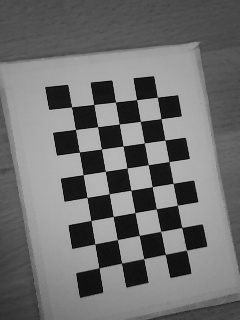
#> input picture Nicla Vision Calibration/calibration_images/frame_15.jpg, 240 x 320 px; its folder holds only this picture in this run
$ python camera_calibration.py
#> lines starting #> are read from the running program, lines starting #| are printed output that depends on the picture; long printed decimals are rounded
# Camera calibration from OpenCV: https://docs.opencv.org/4.x/dc/dbb/tutorial_py_calibration.html

import numpy as np
import cv2 as cv
import os


def load_images(file_path):
#> called with file_path = 'calibration_images'
    images_path = [os.path.join(file_path, file) for file in sorted(os.listdir(file_path)) if file.endswith('.jpg')]
    images = [cv.imread(image_path) for image_path in images_path]
#> images = 1 item
    return images


def get_obj_img_points(criteria, calibration_pattern_size):

    # prepare object points, like (0,0,0), (1,0,0), (2,0,0) ....,(6,5,0)
    objp = np.zeros((calibration_pattern_size[0]*calibration_pattern_size[1],3), np.float32)
    objp[:,:2] = np.mgrid[0:calibration_pattern_size[0],0:calibration_pattern_size[1]].T.reshape(-1,2)

    chessboard_squares_size_mm = 20
    objp = objp * chessboard_squares_size_mm

    # Arrays to store object points and image points from all the images.
    objpoints = [] # 3d point in real world space
    imgpoints = [] # 2d points in image plane.

    file_path = "calibration_images"
    images = load_images(file_path)
#> images = 1 item

    for image in images:
        gray = cv.cvtColor(image, cv.COLOR_BGR2GRAY)

        # Find the chess board corners
        ret, corners = cv.findChessboardCorners(gray, calibration_pattern_size, None)

        # If found, add object points, image points (after refining them)
        if ret == True:
            objpoints.append(objp)

            corners2 = cv.cornerSubPix(gray,corners, (11,11), (-1,-1), criteria)
            imgpoints.append(corners2)

            # Draw and display the corners
            cv.drawChessboardCorners(image, calibration_pattern_size, corners2, ret)
            cv.imshow('img', image)
            cv.waitKey(500)
#> this loop made 1 pass
#> ret on pass 1: True
#> pass 1, in get_obj_img_points, `cv.imshow('img', image)`:
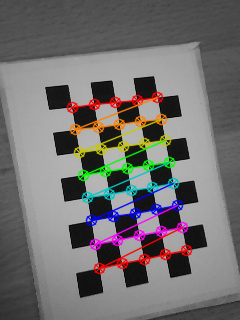
#> window 'img': shape (320, 240, 3); mean B, G, R 110.8, 111.2, 113.7
#> after the loop, imgpoints = 1 item; objpoints = 1 item

    cv.destroyAllWindows()
    return objpoints, imgpoints


def main():

    criteria = (cv.TERM_CRITERIA_EPS + cv.TERM_CRITERIA_MAX_ITER, 30, 0.001)
    calibration_pattern_size = (5, 8)
    image_size = (320, 240)

    objpoints, imgpoints = get_obj_img_points(criteria, calibration_pattern_size)
#> objpoints = 1 item; imgpoints = 1 item
    if len(objpoints) == 0 or len(imgpoints) == 0:
        print("No chessboard corners found in the images.")
        return

    # Perform camera calibration
    rep_error, mtx, dist, rvecs, tvecs = cv.calibrateCamera(objpoints, imgpoints, image_size, None, None)
#> rep_error = 0.0803; mtx = [[491.5, 0, 173.1], [0, 493.5, 130.8], [0, 0, 1]]; dist = [[0.461, -2.35, -0.041, 0.0579, 9.85]]; rvecs = ([-0.147, -0.31, -0.159],); tvecs = ([-89.8, -20.02, 427.8],)
    print(f' reprojection error: {rep_error}')
#|  reprojection error: 0.08032

    # Camera parameters matrix
    K = mtx
#> K = [[491.5, 0, 173.1], [0, 493.5, 130.8], [0, 0, 1]]
    P = np.zeros((3, 4))
    P[:, :3] = K

    # [7 lines of commented-out code are left out]
    with open("calib.txt", "w") as f:
        f.write("\t".join(map(str, P.flatten())) + "\n")
    print("Camera calibration parameters saved to calib.txt")


if __name__ == '__main__':
    main()

$ run again, on Nicla Vision Calibration/calibration_images/frame_21.jpg
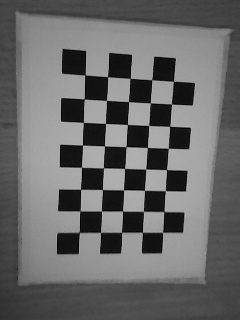
#> input picture Nicla Vision Calibration/calibration_images/frame_21.jpg, 240 x 320 px
#> in load_images, `images = [cv.imread(image_path) for image_path in images_path]`: images = 1 item
#> the loop in get_obj_img_points, `for image in images:` made 1 pass
#> ret on pass 1: True
#> pass 1, in get_obj_img_points, `cv.imshow('img', image)`:
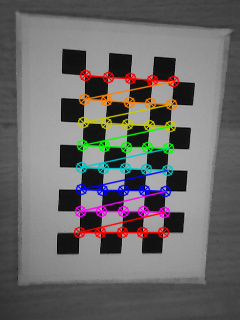
#> window 'img': shape (320, 240, 3); mean B, G, R 104.7, 105.2, 107.6
#> rep_error = 0.121; mtx = [[394.8, 0, 151.5], [0, 405.4, 144.9], [0, 0, 1]]; dist = [[0.0207, 6.48, -0.0096, 0.0333, -55.37]]; rvecs = ([0.153, -0.211, 0.0518],); tvecs = ([-58.56, -59, 344.5],)
#|  reprojection error: 0.1208
#> K = [[394.8, 0, 151.5], [0, 405.4, 144.9], [0, 0, 1]]

$ run again, on Nicla Vision Calibration/calibration_images/frame_27.jpg
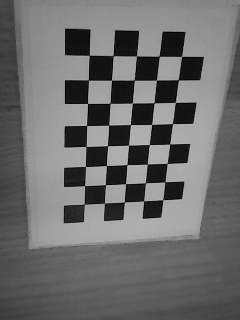
#> input picture Nicla Vision Calibration/calibration_images/frame_27.jpg, 240 x 320 px
#> in load_images, `images = [cv.imread(image_path) for image_path in images_path]`: images = 1 item
#> the loop in get_obj_img_points, `for image in images:` made 1 pass
#> ret on pass 1: True
#> pass 1, in get_obj_img_points, `cv.imshow('img', image)`:
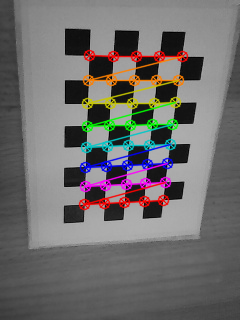
#> window 'img': shape (320, 240, 3); mean B, G, R 108.3, 108.9, 111.4
#> rep_error = 0.144; mtx = [[400.6, 0, 134], [0, 433.8, 104.2], [0, 0, 1]]; dist = [[-0.307, 12.76, -0.0232, 0.0283, -95.3]]; rvecs = ([0.426, -0.234, 0.0402],); tvecs = ([-37.03, -36.96, 329.2],)
#|  reprojection error: 0.1438
#> K = [[400.6, 0, 134], [0, 433.8, 104.2], [0, 0, 1]]

$ run again, on Nicla Vision Calibration/calibration_images/frame_34.jpg
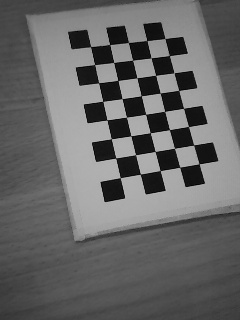
#> input picture Nicla Vision Calibration/calibration_images/frame_34.jpg, 240 x 320 px
#> in load_images, `images = [cv.imread(image_path) for image_path in images_path]`: images = 1 item
#> the loop in get_obj_img_points, `for image in images:` made 1 pass
#> ret on pass 1: True
#> pass 1, in get_obj_img_points, `cv.imshow('img', image)`:
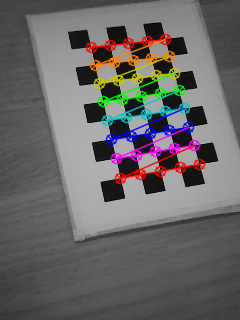
#> window 'img': shape (320, 240, 3); mean B, G, R 102.4, 102.8, 105.2
#> rep_error = 0.114; mtx = [[470.8, 0, 154.8], [0, 469.5, 103.8], [0, 0, 1]]; dist = [[-1.45, 83.79, -0.0616, 0.0313, -1293]]; rvecs = ([-0.367, -0.251, -0.194],); tvecs = ([-65.61, -57.12, 478.9],)
#|  reprojection error: 0.1142
#> K = [[470.8, 0, 154.8], [0, 469.5, 103.8], [0, 0, 1]]

$ run again, on Nicla Vision Calibration/calibration_images/frame_17.jpg
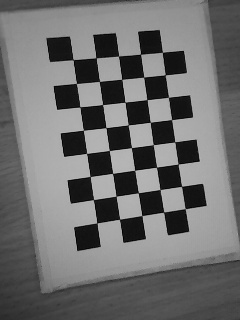
#> input picture Nicla Vision Calibration/calibration_images/frame_17.jpg, 240 x 320 px
#> in load_images, `images = [cv.imread(image_path) for image_path in images_path]`: images = 1 item
#> the loop in get_obj_img_points, `for image in images:` made 1 pass
#> ret on pass 1: True
#> pass 1, in get_obj_img_points, `cv.imshow('img', image)`:
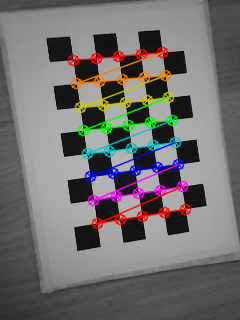
#> window 'img': shape (320, 240, 3); mean B, G, R 110.8, 111.3, 113.7
#> rep_error = 0.153; mtx = [[3042.1, 0, 156.9], [0, 1749.9, 119.4], [0, 0, 1]]; dist = [[2.59, 121.1, -0.0364, 0.0777, 0.497]]; rvecs = ([0.0345, -0.983, -0.114],); tvecs = ([-41.25, -50.38, 1490.4],)
#|  reprojection error: 0.1528
#> K has the same summary as mtx
